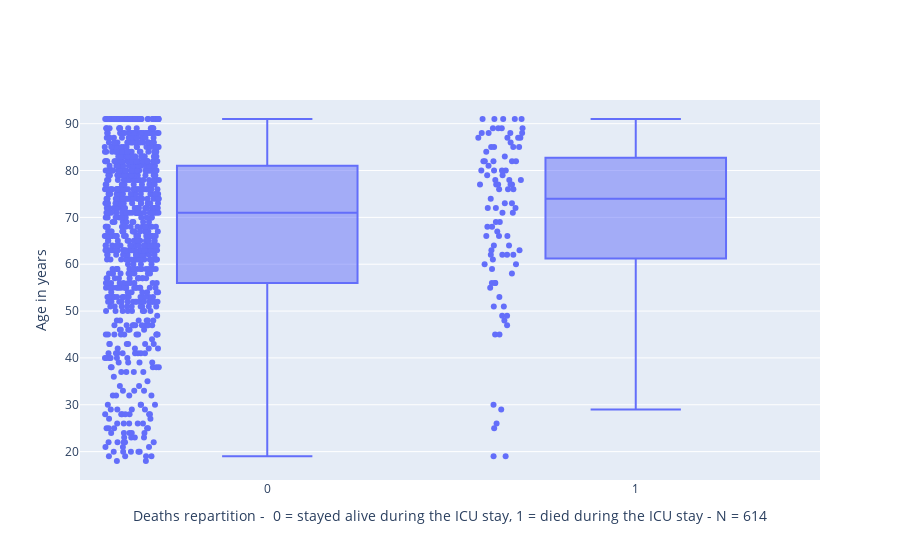

This figure's notebook cell:
### Markdown cell above
## Multivariate analysis

### Code cell
fig = go.Figure()
fig.add_trace(go.Box( y = demographic['age'], x= demographic['death'], boxpoints='all'))
fig.update_layout(xaxis_title='Deaths repartition -  0 = stayed alive during the ICU stay, 1 = died during the ICU stay - N = 614', yaxis_title = "Age in years")

### Figure 1 — Plotly figure (JSON) as saved in the notebook; plotly's stock layout.template omitted (floating-point values rounded to 4 significant figures; data arrays with more than 128 entries replaced by an {"elided": "..."} marker saying what was removed)
{"data": [{"boxpoints": "all", "type": "box", "x": {"elided": "949 int values"}, "y": {"elided": "949 int values"}}], "layout": {"xaxis": {"title": {"text": "Deaths repartition -  0 = stayed alive during the ICU stay, 1 = died during the ICU stay - N = 614"}}, "yaxis": {"title": {"text": "Age in years"}}}}
